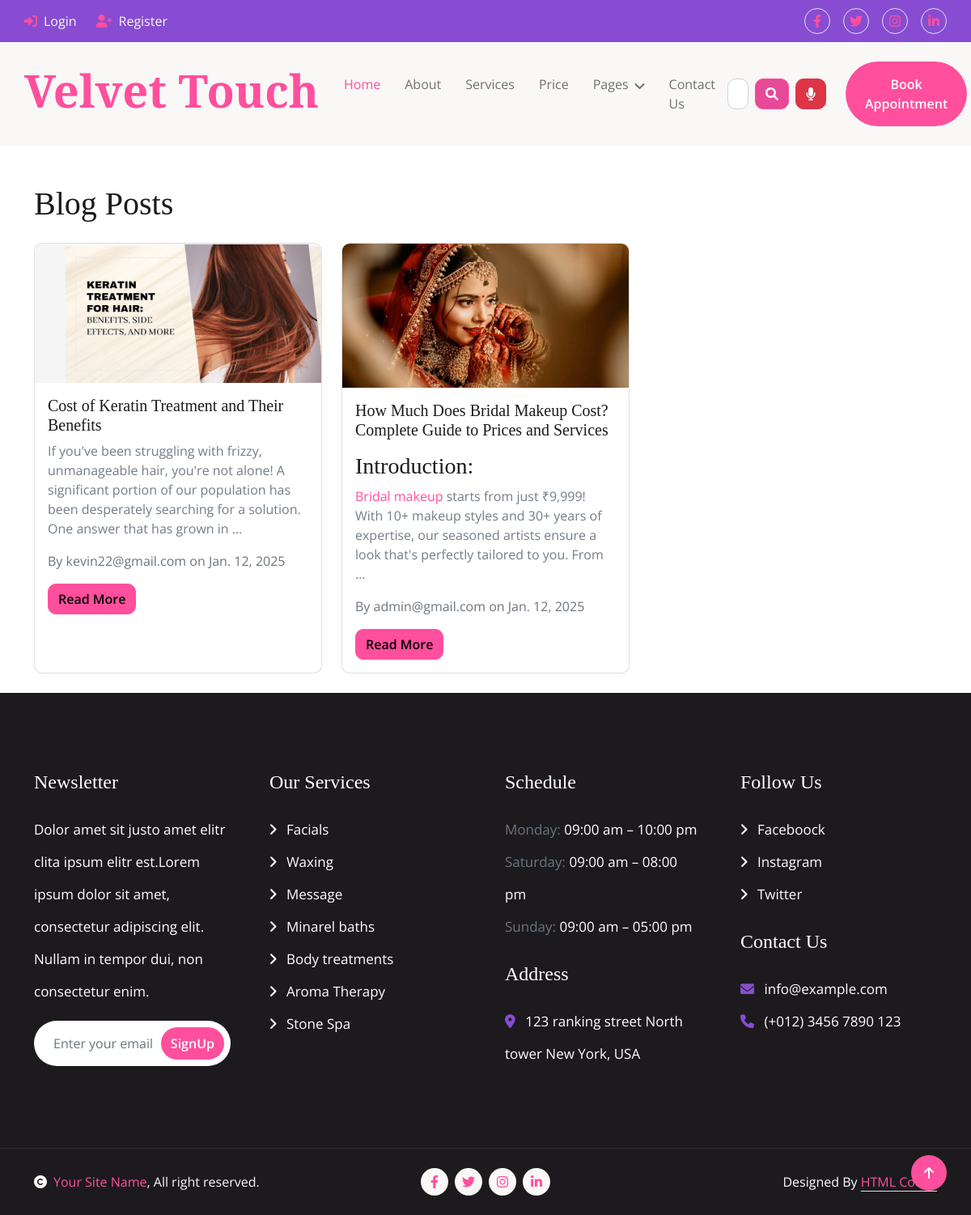
Screenshot of /blog/ with the database file from the repository.
### blog/models.py (models this page shows, shortened)
class Blog(models.Model):
    title = models.CharField(max_length=200)
    content = RichTextField()
    author = models.ForeignKey(settings.AUTH_USER_MODEL, on_delete=models.CASCADE)
    created_date = models.DateTimeField(default=timezone.now)
    published_date = models.DateTimeField(blank=True, null=True)
    image = models.ImageField(upload_to='blog_images/', blank=True, null=True)
    class Meta:
        ordering = ['-created_date']

### userauths/models.py (models this page shows)
class User(AbstractUser):
    full_name = models.CharField(max_length=500, null=True, blank=True)
    username = models.CharField(max_length=500, unique=True)
    email = models.EmailField(max_length=500, unique=True)
    phone = models.CharField(max_length=100, null=True, blank=True)
    gender = models.CharField(max_length=20, choices=GENDER, default="Other")
    otp = models.CharField(max_length=100, null=True, blank=True)
    USERNAME_FIELD = 'email'
    REQUIRED_FIELDS = ['username']
    objects = CustomUserManager()
    def __str__(self):
        return self.email

### blog/views.py (the view)
# urls.py: path('', views.blog_list, name='blog_list'),
def blog_list(request):
    blogs = Blog.objects.filter(published_date__lte=timezone.now()).order_by('-published_date')
    return render(request, 'blog/blog_list.html', {'blogs': blogs})

### templates/blog/blog_list.html (shortened to what this page needs)
{% extends 'partials/base.html' %}
{% load static %}
{% block content %}
<div class="container mt-5">
    <div class="row">
        <div class="col-12">
            <h1 class="mb-4">Blog Posts</h1>
        </div>
    </div>
    <div class="row">
        {% for blog in blogs %}
        <div class="col-md-4 mb-4">
            <div class="card h-100">
                {% if blog.image %}
                <img src="{{ blog.image.url }}" class="card-img-top" alt="{{ blog.title }}">
                {% endif %}
                <div class="card-body">
                    <h5 class="card-title">{{ blog.title }}</h5>
                    <p class="card-text">{{ blog.content|safe|truncatewords:30 }}</p>
                    <p class="text-muted">By {{ blog.author }} on {{ blog.published_date|date }}</p>
                    <a href="{% url 'blog:blog_detail' pk=blog.pk %}" class="btn btn-primary">Read More</a>
                </div>
            </div>
        </div>
        {% empty %}
        <div class="col-12">
            <p>No blog posts available.</p>
        </div>
        {% endfor %}
    </div>
</div>
{% endblock %}

### static/css/style.css (style rules this page uses)
.btn { font-weight: 600; transition: .5s; }

### rows the page displays
Blog: image (picture), title "Cost of Keratin Treatment and Their Benefits", content "If you've been struggling with frizzy, unmanageable hair, you're not alone! A significant portion of our population has been desperately searching for a solution. One answer that has grown in …", author "kevin22@gmail.com", published_date "Jan. 12, 2025"
Blog: image (picture), title "How Much Does Bridal Makeup Cost? Complete Guide to Prices and Services", content "Introduction: Bridal makeup starts from just ₹9,999! With 10+ makeup styles and 30+ years of expertise, our seasoned artists ensure a look that's perfectly tailored to you. From …", author "admin@gmail.com", published_date "Jan. 12, 2025"
